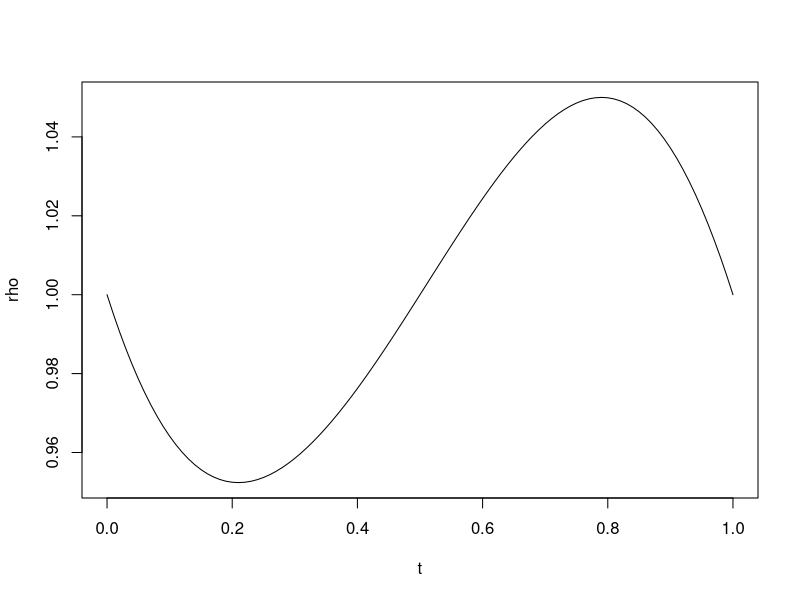

Write the R code that produced this figure.
## ---- chunk 1
rho1 = function(c,t){
  res1 = 2*c*t^4 - 5*c*t^3 + 4*c*t^2 -c*t + 8
  res2 = c*t^2*(t-1)*(2*t-1) + 8
  res = res1/res2
  return(res)
}
## ---- chunk 2
ress = c()
for(cs in seq(-4,4,0.1)){
  for(ts in seq(0,1,0.01)){
    ress = c(ress, rho1(cs,ts))
  }
}
round(range(ress),4)
## ---- chunk 3
cs = 4
ress = c()
for(ts in seq(0,1,0.01)){
  ress = c(ress, rho1(cs,ts))
}
plot(seq(0,1,0.01), ress, type = 'l', ylab = 'rho', xlab = 't')
